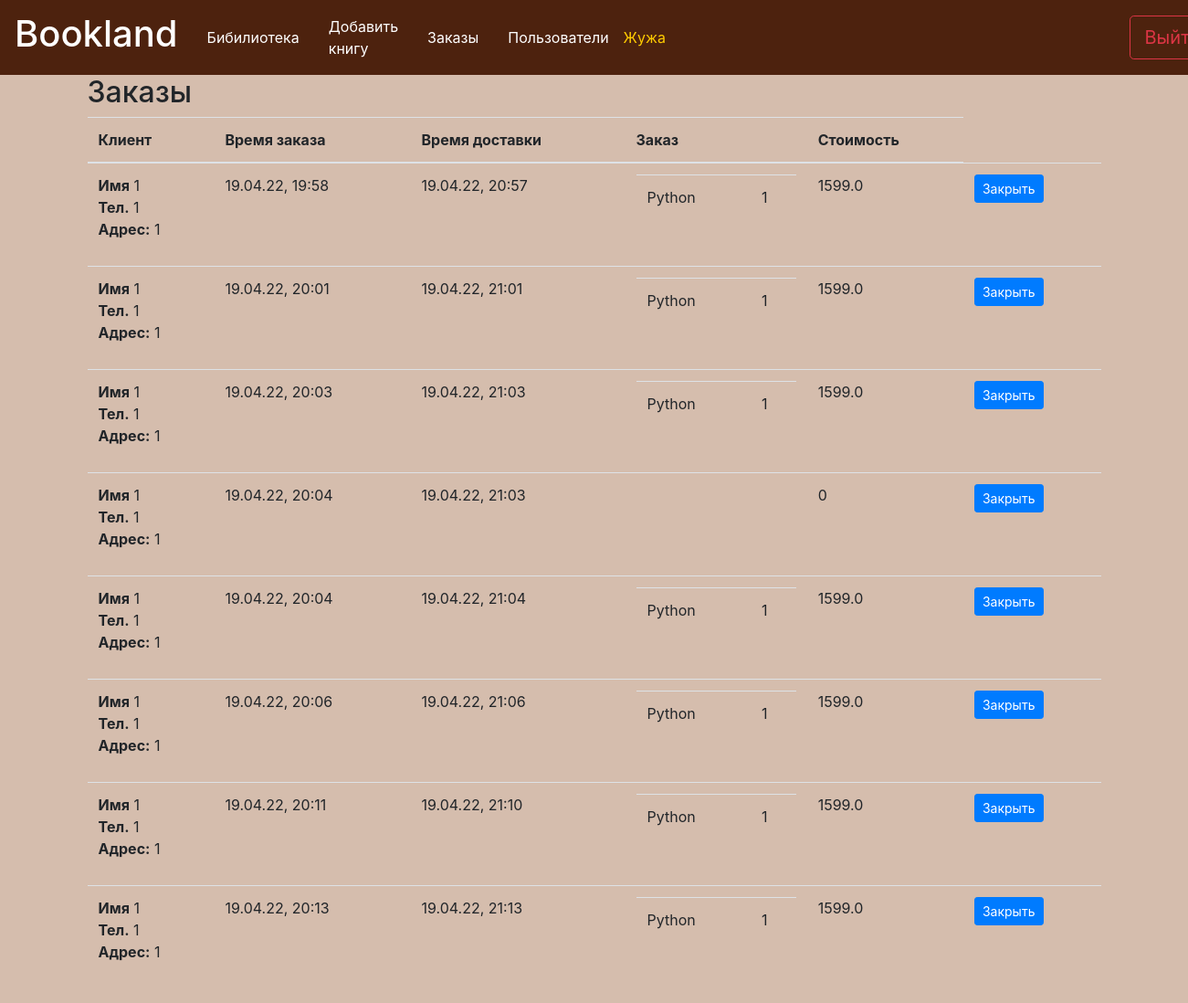
/orders (signed in), run on the app's committed database.
### data/users.py (models this page shows, shortened)
class User(SqlAlchemyBase, UserMixin):
    __tablename__ = 'users'
    id = sqlalchemy.Column(sqlalchemy.Integer, primary_key=True, autoincrement=True)
    name = sqlalchemy.Column(sqlalchemy.String, nullable=True)
    role = sqlalchemy.Column(sqlalchemy.String, nullable=True)
    address = sqlalchemy.Column(sqlalchemy.String, nullable=True)
    telephone = sqlalchemy.Column(sqlalchemy.String, nullable=True)
    email = sqlalchemy.Column(sqlalchemy.String, index=True, unique=True, nullable=True)
    hashed_password = sqlalchemy.Column(sqlalchemy.String, nullable=True)
    modifed_date = sqlalchemy.Column(sqlalchemy.DateTime, default=datetime.datetime.now)

### data/order.py (models this page shows, shortened)
class Order(SqlAlchemyBase):
    __tablename__ = 'order'
    id = Column(Integer, primary_key=True, autoincrement=True)
    user_name = Column(String, nullable=True)
    telephone = Column(String, nullable=True)
    address = Column(String, nullable=True)
    time_order = Column(DateTime, default=datetime.datetime.now)
    time_delivery = Column(DateTime, nullable=True)
    books = relationship("Association", back_populates="order", cascade="all, delete-orphan")

class Association(SqlAlchemyBase):
    __tablename__ = 'association'
    order_id = Column(Integer, ForeignKey('order.id'), primary_key=True)
    book_id = Column(Integer, ForeignKey('book.id'), primary_key=True)
    count = Column(Integer)
    book = relationship("Book", back_populates="orders")
    order = relationship("Order", back_populates="books")

### data/book.py (models this page shows, shortened)
class Book(SqlAlchemyBase):
    __tablename__ = 'book'
    id = sqlalchemy.Column(sqlalchemy.Integer, primary_key=True, autoincrement=True)
    title = sqlalchemy.Column(sqlalchemy.String, nullable=True)
    author = sqlalchemy.Column(sqlalchemy.String, nullable=True)
    description = sqlalchemy.Column(sqlalchemy.String, nullable=True)
    pages = sqlalchemy.Column(sqlalchemy.Integer, nullable=True)
    cost = sqlalchemy.Column(sqlalchemy.Float, nullable=True)
    image = sqlalchemy.Column(sqlalchemy.String, nullable=True)
    pdf = sqlalchemy.Column(sqlalchemy.String, nullable=True)
    orders = relationship("Association", back_populates="book")

### main.py (the view)
@app.route('/orders')
@login_required
def orders():
    db_sess = db_session.create_session()
    orders = db_sess.query(Order).all()
    for order in orders:
        summ = 0
        for book in order.books:
            summ += book.book.cost * book.count
        order.cost = summ
    return render_template('orders.html', orders=orders, title='Заказы')

### data/db_session.py (called while the page is built)
def create_session() -> Session:
    global __factory
    return __factory()

### main.py (called while the page is built)
@app.template_filter('strftime')
def _jinja2_filter_datetime(date, fmt=None):
    return date.strftime('%d.%m.%y, %H:%M')

@login_manager.user_loader
def load_user(user_id):  # Авторизация пользователя
    db_sess = db_session.create_session()
    return db_sess.query(User).get(user_id)

### templates/orders.html
{% extends "base.html" %}
{% block content %}
    <h2>Заказы</h2>
    <table class="table">
        <thead>
            <tr>
              <th scope="col">Клиент</th>
              <th scope="col">Время заказа</th>
              <th scope="col">Время доставки</th>
              <th scope="col">Заказ</th>
              <th scope="col">Стоимость</th>
            </tr>
        </thead>
        <tbody>
            {% for order in orders %}
                <tr>
                    <td>
                        <ul style="list-style-type: none; padding-left: 0; margin-left: 0;">
                            <li><b>Имя</b> {{ order.user_name }}</li>
                            <li><b>Тел.</b> {{ order.telephone }}</li>
                            <li><b>Адрес:</b> {{ order.address }}</li>
                        </ul>
                    </td>
                    <td>{{ order.time_order|strftime }}</td>
                    <td>{{ order.time_delivery|strftime }}</td>
                    <td>
                        <table class="table">
                          <tbody>
                            {% for book in order.books %}
                                <tr>
                                    <td>{{ book.book.title }}</td>
                                    <td>{{ book.count }}</td>
                                </tr>
                            {% endfor %}
                          </tbody>
                        </table>
                    </td>
                    <td>{{ order.cost }}</td>
                    <td><a href="/delorder/{{ order.id }}" class="btn btn-primary btn-sm">Закрыть</a> </td>
                </tr>
            {% endfor %}
        </tbody>
    </table>
{% endblock %}

### templates/base.html (shortened to what this page needs)
<!DOCTYPE html>
<html lang="en">
<head>
    <link rel="stylesheet" href="https://stackpath.bootstrapcdn.com/bootstrap/4.4.1/css/bootstrap.min.css"
>
    <link rel="stylesheet" type="text/css" href="../static/css/style.css"/>
</head>
<body style="background-color: #D5BDAD">
<header>
    <nav class="navbar navbar-expand navbar-dark" style="background-color: #4D220E;">
            <a class="navbar-brand" href="/"><h1>Bookland</h1></a>
            <a class="nav-link" href="/">Бибилиотека</a>
            {% if current_user.is_authenticated %}
                {% if current_user.role == "manager" %}
                    <a href="/add-product" class="nav-link">Добавить книгу</a>
                    <a class="nav-link" href="/orders">Заказы</a>
                    <a class="nav-link" href="list-user">Пользователи</a>
                {% else %}
                    <a class="nav-link" href="/basket">Корзина</a>
                {% endif %}
            <a href="/edituser" class="user-name">{{ current_user.name }}</a>
            <a href="/logout" style="margin-left: 40%" class="btn btn-outline-danger btn-lg" role="button">Выйти</a>
            {% else %}
                <a class="nav-link" href="/basket">Корзина</a>
                <div style="margin-left: 50%">
                <a href="/register" class="btn btn-success btn-lg" role="button">Зарегистрироваться</a>
                <a href="/login" class="btn btn-primary btn-lg" role="button">Войти</a>
                </div>
            {% endif %}
    </nav>
</header>
<main role="main" class="container">
    {% block content %}{% endblock %}
</main>
</body>
</html>

### static/css/style.css (style rules this page uses)
nav a { color: #fff; }
.user-name { color: #FFCC00; }

### data on the page
User: name "Жужа"
Order: user_name "1", telephone "1", address "1", time_order|strftime "19.04.22, 19:58", time_delivery|strftime "19.04.22, 20:57", cost "1599.0"
Association: book "Python", count "1"
Order: user_name "1", telephone "1", address "1", time_order|strftime "19.04.22, 20:01", time_delivery|strftime "19.04.22, 21:01", cost "1599.0"
Association: book "Python", count "1"
Order: user_name "1", telephone "1", address "1", time_order|strftime "19.04.22, 20:03", time_delivery|strftime "19.04.22, 21:03", cost "1599.0"
Association: book "Python", count "1"
Order: user_name "1", telephone "1", address "1", time_order|strftime "19.04.22, 20:04", time_delivery|strftime "19.04.22, 21:03", cost "0"
Order: user_name "1", telephone "1", address "1", time_order|strftime "19.04.22, 20:04", time_delivery|strftime "19.04.22, 21:04", cost "1599.0"
Association: book "Python", count "1"
Order: user_name "1", telephone "1", address "1", time_order|strftime "19.04.22, 20:06", time_delivery|strftime "19.04.22, 21:06", cost "1599.0"
Association: book "Python", count "1"
Order: user_name "1", telephone "1", address "1", time_order|strftime "19.04.22, 20:11", time_delivery|strftime "19.04.22, 21:10", cost "1599.0"
Association: book "Python", count "1"
Order: user_name "1", telephone "1", address "1", time_order|strftime "19.04.22, 20:13", time_delivery|strftime "19.04.22, 21:13", cost "1599.0"
Association: book "Python", count "1"
